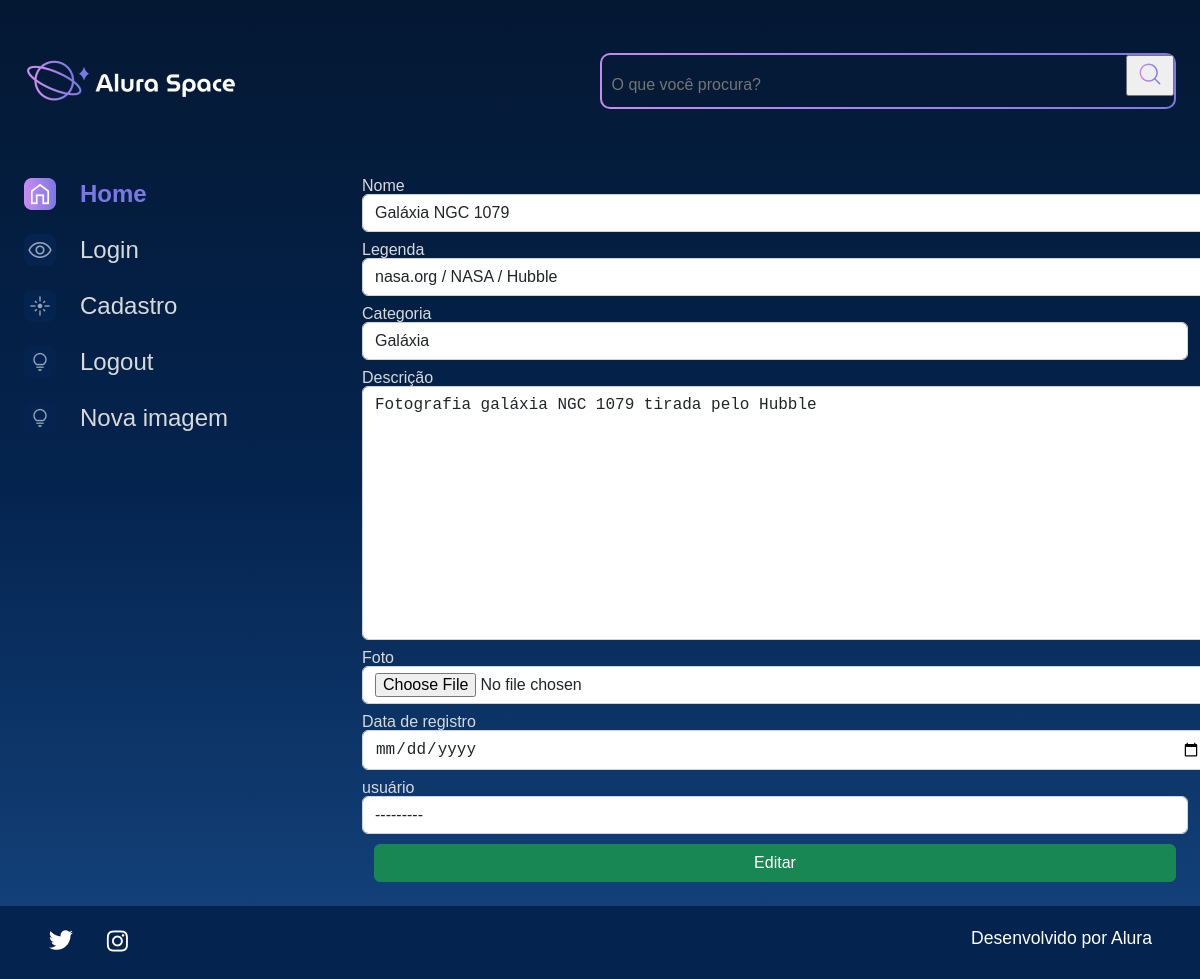
The page /editar-imagem/2 on the database as committed earlier.
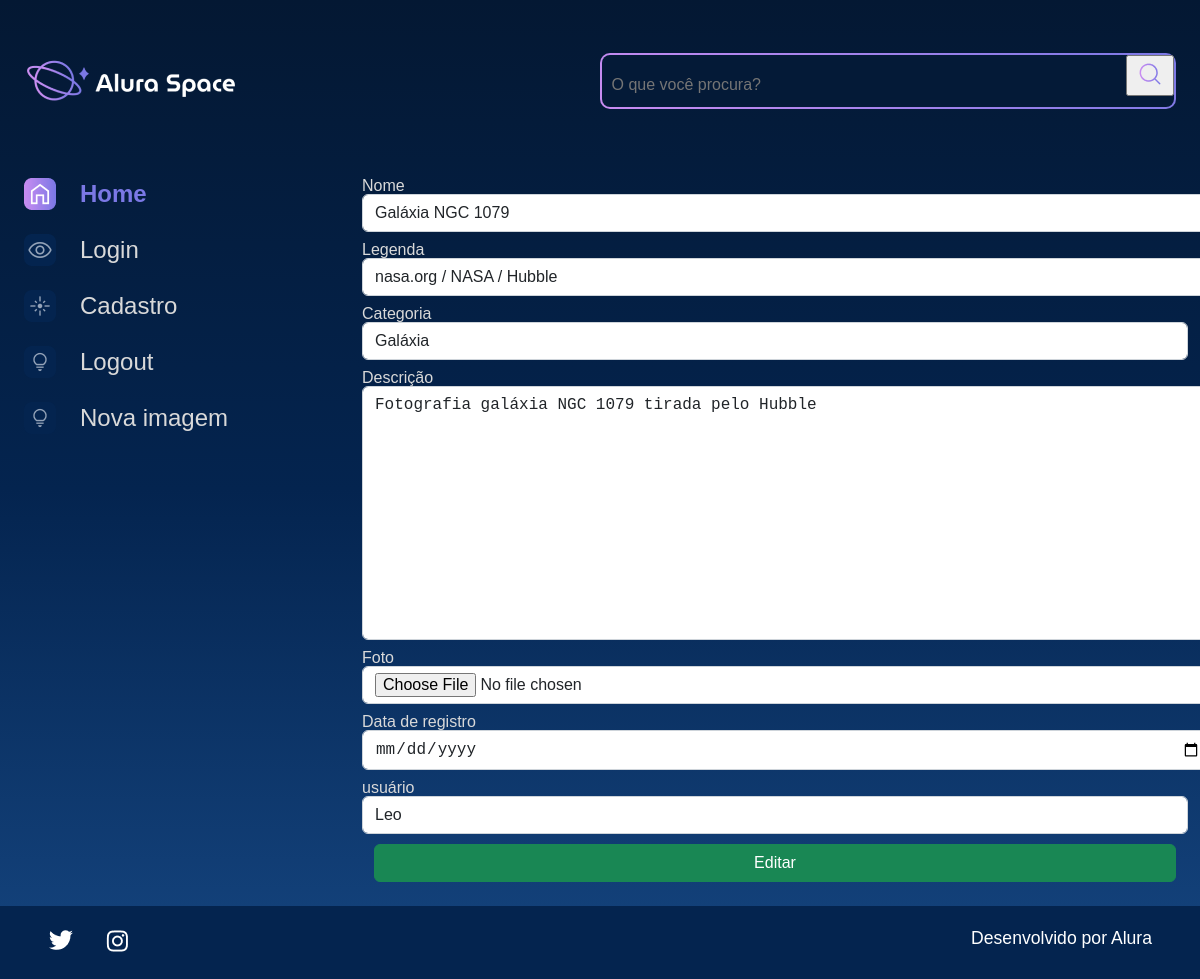
The same page on the database as committed later.
### apps/galeria/models.py (models this page shows, shortened)
class Fotografia(models.Model):
    OPCOES_CATEGORIA = [
        ("NEBULOSA", "Nebulosa"),
        ("ESTRELA", "Estrela"),
        ("GALÁXIA", "Galáxia"),
        ("PLANETA", "Planeta")
    ]
    nome = models.CharField(max_length=100, null=False, blank=False)
    legenda = models.CharField(max_length=150, null=False, blank=False)
    categoria = models.CharField(max_length=100, choices=OPCOES_CATEGORIA, default='')
    descricao = models.TextField(null=False, blank=False)
    foto = models.ImageField(upload_to="fotos/%Y/%m/%d/", blank=True)
    publicada = models.BooleanField(default=True)
    data_fotografia = models.DateTimeField(default=datetime.now(), blank=False)
    usuario = models.ForeignKey(
        to=User,
        on_delete=models.SET_NULL,
        null=True,
        blank=False,
        related_name="user"
    )

### apps/galeria/views.py (the view)
# urls.py: path('editar-imagem/<int:foto_id>', editar_imagem, name="editar_imagem"),
def editar_imagem(request, foto_id):
    fotografia = Fotografia.objects.get(id=foto_id)
    form = FotografiaForms(instance=fotografia)
    if request.method == 'POST':
        form = FotografiaForms(request.POST, request.FILES, instance=fotografia)
        if form.is_valid:
            form.save()
            messages.success(request, "Fotografia editada com sucesso!")
            return redirect('index')
    return render(request, 'galeria/editar_imagem.html', {'form':form, 'foto_id': foto_id})

### apps/galeria/forms.py
class FotografiaForms(forms.ModelForm):#Cria formulário com base em uma classe existente
    class Meta:
        model = Fotografia
        exclude = ['publicada',]
        labels = {
            'descricao': 'Descrição',
            'data_fotografia': 'Data de registro',
            'usuario': 'usuário'
        }
        widgets = {
            'nome': forms.TextInput(attrs={'class':'form-control'}),
            'legenda': forms.TextInput(attrs={'class':'form-control'}),
            'categoria': forms.Select(attrs={'class':'form-control'}),
            'descricao': forms.Textarea(attrs={'class':'form-control'}),
            'foto': forms.FileInput(attrs={'class':'form-control'}),
            'data_fotografia': forms.DateInput(
                format = '%d/%m/%Y',
                attrs={
                    'type':'date',
                    'class':'form-control'
                }
            ),
            'usuario': forms.Select(attrs={'class':'form-control'})
        }

### templates/galeria/editar_imagem.html (shortened to what this page needs)
{% extends 'shared/base.html' %}
{% load static %}
{% block content %}
            <section class="galeria" style="margin-left: 5em">
                <form action="{% url 'editar_imagem' foto_id %}" method="POST" enctype="multipart/form-data">
                    <div class="row">
                        {% for field in form.visible_fields %}
                        <div class="col-12 col-lg-12" style="margin-bottom: 10px;">
                            <label for="{{ field.id_for_label }}" style="color:#D9D9D9; margin-bottom: 5px;">{{field.label}}</label>
                            {{ field }}
                        </div>
                        {% endfor %}
                    </div>
                    <div>
                        <button type="submit" class="btn btn-success col-12" style="padding: top 5px;">Editar</button>
                    </div>
                </form>
            </section>
        </main>
    </div>
</body>
{% endblock %}

### templates/shared/base.html (shortened to what this page needs)
{% load static %}
<!DOCTYPE html>
<html lang="pt-br">
<head>
    <link rel="stylesheet" href="{% static '/styles/style.css' %}">
</head>
<body>
    {% include 'partials/_sidebar.html' %}
    {% block content %}{% endblock %}
    {% include 'partials/_footer.html' %}
</body>
</html>

### templates/partials/_sidebar.html (shortened to what this page needs)
{% load static %}
<div class="pagina-inicial">
    <header class="cabecalho">
        <img src="{% static '/assets/logo/Logo(2).png' %}" alt="Logo da Alura Space" />
        <div class="cabecalho__busca">
            <div class="busca__fundo">
                <form action="{% url 'buscar' %}">
                    <input class="busca__input" type="text" name="localizar" placeholder="O que você procura?">
                    <button type="submit">
                        <img class="busca__icone" src="{% static '/assets/ícones/1x/search.png' %}" alt="ícone de search">
                    </button>
                </form>
            </div>
        </div>
    </header>
    <main class="principal">
        <section class="menu-lateral">
            <nav class="menu-lateral__navegacao">
                <a href="{% url 'index' %}"><img src="{% static '/assets/ícones/1x/Home - ativo.png' %}"> Home</a>
                <a href="{% url 'login' %}"><img src="{% static '/assets/ícones/1x/Mais vistas - inativo.png' %}"> Login</a>
                <a href="{% url 'cadastro' %}"><img src="{% static '/assets/ícones/1x/Novas - inativo.png' %}"> Cadastro</a>
                <a href="{% url 'logout' %}"><img src="{% static '/assets/ícones/1x/Surpreenda-me - inativo.png' %}"> Logout</a>
                <a href="{% url 'nova_imagem' %}"><img src="{% static '/assets/ícones/1x/Surpreenda-me - inativo.png' %}"> Nova imagem</a>
            </nav>
        </section>

### templates/partials/_footer.html
{% load static %}
<main class="principal">
    <footer class="rodape">
        <div class="rodape__icones">
            <a href="https://twitter.com/AluraOnline" target=”_blank” >
                <img src="{% static '/assets/ícones/1x/twitter.png' %}" alt="ícone twitter">
            </a>
            <a href="https://www.instagram.com/aluraonline/" target=”_blank” >
                <img src="{% static '/assets/ícones/1x/instagram.png' %}" alt="ícone instagram">
            </a>
        </div>
        <p class="rodape__texto">Desenvolvido por Alura</p>
    </footer>
</main>

Rows that differ between the two databases and show on the page:
changed Fotografia "Galáxia NGC 1079": usuario "---------" → "Leo"
